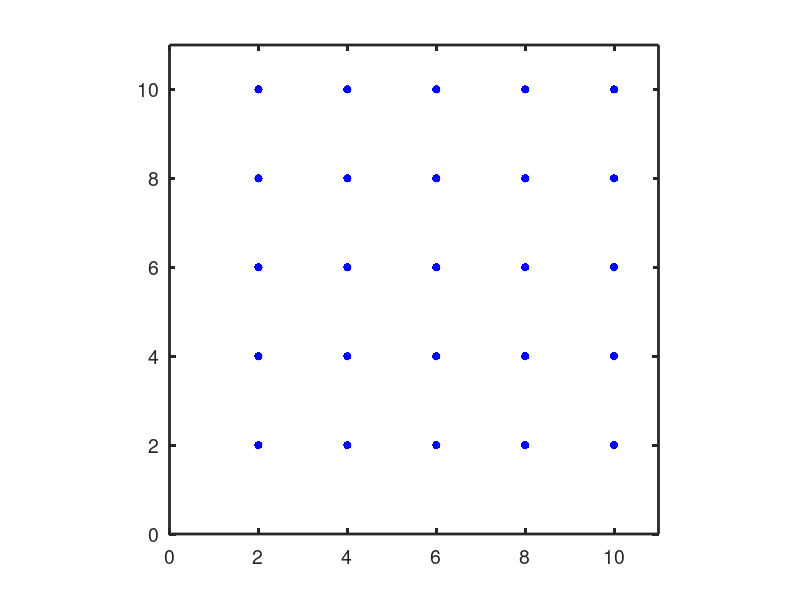

The MATLAB source for this figure:
close all
x = 2:2:10;
y = x;
xx = repmat(x,1,5);
yy = repmat(y,5,1)
yy = yy(yy!=0)'; 

plot (xx, yy, "*");
hold on
scatter (xx, yy, "b","filled");
axis ([0, 11, 0, 11], "square");


set(gca, "linewidth", 2, "fontsize", 14)
print -dpdfcrop equiGrid.pdf
